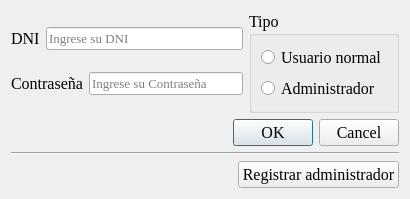
<?xml version="1.0" encoding="UTF-8"?>
<ui version="4.0">
 <class>Login</class>
 <widget class="QDialog" name="Login">
  <property name="geometry">
   <rect>
    <x>0</x>
    <y>0</y>
    <width>410</width>
    <height>197</height>
   </rect>
  </property>
  <property name="windowTitle">
   <string>Login</string>
  </property>
  <layout class="QVBoxLayout" name="verticalLayout_4">
   <item>
    <layout class="QHBoxLayout" name="horizontalLayout_4">
     <item>
      <layout class="QVBoxLayout" name="verticalLayout_2">
       <item>
        <layout class="QHBoxLayout" name="horizontalLayout">
         <item>
          <widget class="QLabel" name="label">
           <property name="font">
            <font>
             <family>Times New Roman</family>
             <pointsize>12</pointsize>
            </font>
           </property>
           <property name="text">
            <string>DNI</string>
           </property>
          </widget>
         </item>
         <item>
          <widget class="QLineEdit" name="usuarioLineEdit">
           <property name="font">
            <font>
             <family>Times New Roman</family>
             <pointsize>10</pointsize>
            </font>
           </property>
           <property name="placeholderText">
            <string>Ingrese su DNI</string>
           </property>
          </widget>
         </item>
        </layout>
       </item>
       <item>
        <layout class="QHBoxLayout" name="horizontalLayout_2">
         <item>
          <widget class="QLabel" name="label_2">
           <property name="font">
            <font>
             <family>Times New Roman</family>
             <pointsize>12</pointsize>
            </font>
           </property>
           <property name="text">
            <string>Contraseña</string>
           </property>
          </widget>
         </item>
         <item>
          <widget class="QLineEdit" name="contraLineEdit">
           <property name="font">
            <font>
             <family>Times New Roman</family>
             <pointsize>10</pointsize>
            </font>
           </property>
           <property name="placeholderText">
            <string>Ingrese su Contraseña</string>
           </property>
          </widget>
         </item>
        </layout>
       </item>
      </layout>
     </item>
     <item>
      <widget class="QGroupBox" name="groupBox">
       <property name="font">
        <font>
         <family>Times New Roman</family>
         <pointsize>12</pointsize>
        </font>
       </property>
       <property name="title">
        <string>Tipo</string>
       </property>
       <layout class="QVBoxLayout" name="verticalLayout_3">
        <item>
         <layout class="QVBoxLayout" name="verticalLayout">
          <item>
           <widget class="QRadioButton" name="usuarioNormalRadioButton">
            <property name="text">
             <string>Usuario normal</string>
            </property>
           </widget>
          </item>
          <item>
           <widget class="QRadioButton" name="adminRadioButton">
            <property name="text">
             <string>Administrador</string>
            </property>
           </widget>
          </item>
         </layout>
        </item>
       </layout>
      </widget>
     </item>
    </layout>
   </item>
   <item>
    <widget class="QDialogButtonBox" name="buttonBox">
     <property name="font">
      <font>
       <family>Times New Roman</family>
       <pointsize>12</pointsize>
      </font>
     </property>
     <property name="standardButtons">
      <set>QDialogButtonBox::Cancel|QDialogButtonBox::Ok</set>
     </property>
    </widget>
   </item>
   <item>
    <widget class="Line" name="line">
     <property name="orientation">
      <enum>Qt::Horizontal</enum>
     </property>
    </widget>
   </item>
   <item>
    <layout class="QHBoxLayout" name="horizontalLayout_3">
     <item>
      <spacer name="horizontalSpacer">
       <property name="orientation">
        <enum>Qt::Horizontal</enum>
       </property>
       <property name="sizeHint" stdset="0">
        <size>
         <width>118</width>
         <height>20</height>
        </size>
       </property>
      </spacer>
     </item>
     <item>
      <widget class="QPushButton" name="registrarAdminPushButton">
       <property name="font">
        <font>
         <family>Times New Roman</family>
         <pointsize>12</pointsize>
        </font>
       </property>
       <property name="toolTip">
        <string/>
       </property>
       <property name="toolTipDuration">
        <number>20</number>
       </property>
       <property name="text">
        <string>Registrar administrador</string>
       </property>
       <property name="checkable">
        <bool>false</bool>
       </property>
       <property name="autoDefault">
        <bool>false</bool>
       </property>
      </widget>
     </item>
    </layout>
   </item>
  </layout>
 </widget>
 <resources/>
 <connections/>
</ui>
